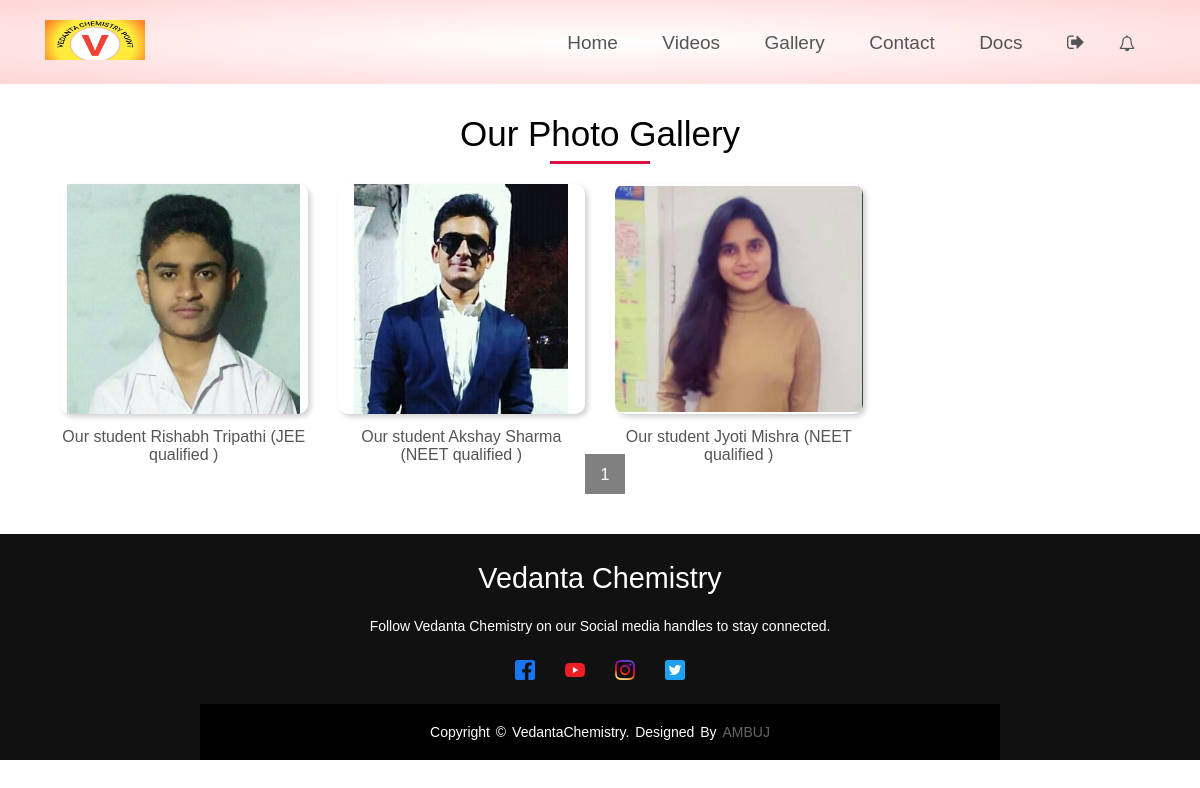
The page /Gallery (signed in) on the database its author committed.
### VedantaChemistry/models.py (models this page shows, shortened)
class Gallery(models.Model):
     file = models.FileField(upload_to='Gallery')
     caption = models.TextField(max_length=50, blank=True, null=True)
     featured = models.BooleanField(default=False)

### VedantaChemistry/views.py (the view)
# urls.py: path('Gallery', views.gallery , name="gallery"),
@login_required(login_url="/Accounts")
def gallery(request):
    notifications = Notification.objects.all()
    count = Notification.objects.count()
    images = Gallery.objects.all()
    paginator = Paginator(images, 8)
    page = request.GET.get('page')
    images = paginator.get_page(page)
    data = {'notifications': notifications,
            'count':count,
            'images' : images
            }
    return render(request,'gallery.html', data)

### Templates/gallery.html (shortened to what this page needs)
{% extends 'base.html' %}
{% load static %}
{% block CSS  %} <link rel="stylesheet" href="{% static 'CSS/gallery.css' %}">{% endblock %}
{% block body %}
    <div class="photos-container">
        <h1>Our Photo Gallery</h1>
        <div class="photo-gallery">
            {% for d in images %}
            <div class="pic">
                <a href="{{d.file.url}}"><img src="{{d.file.url}}" ></a>
                <p>{{d.caption}}</p>
            </div>
            {% endfor %}
        </div>
        <div class="page-btn">
           {% for num in images.paginator.page_range %}
           {% if images.number == num %}
            <span style="background: gray; color:white;">{{num}}</span>
           {% elif num > images.number|add:'-2' and num < images.number|add:'2' %}
           <a href="?page={{num}}"><span>{{num}}</span></a>
           {%endif%}
           {% endfor %}
        </div>
    </div>
{% endblock %}

### Static/CSS/home.css (style rules this page uses)
* { margin: 0; padding: 0; box-sizing: border-box; font-family: sans-serif; }

### Static/CSS/gallery.css (style rules this page uses)
* { margin: 0; padding: 0; box-sizing: border-box; }
.photos-container { width: 100%; margin-bottom: 20px; text-align: center; }
.photos-container h1 { font-weight: normal; font-size: 35px; position: relative; margin: 30px 0; }
h1::before { content: ''; position: absolute; width: 100px; height: 3px; background-color: crimson; bottom: -10px; left: 50%; transform: translateX(-50%); animation: animate 4s linear infinite; }
.photo-gallery { width: 90%; margin: auto; display: grid; grid-template-columns: repeat(4, 1fr); grid-gap: 30px; }
.pic { margin-bottom: 40px; position: relative; height: 230px; border-radius: 10px; box-shadow: 3px 3px 5px lightgray; cursor: pointer; transition: .5s; }
.pic img { width: 100%; height: 100%; border-radius: 10px; transition: .5s; object-fit: contain; }
.pic p { margin: 10px 0 10px 0; text-decoration: none; color: #555; }
.page-btn { margin: 0 auto 40px; }
.page-btn span { display: inline-block; border: 1px solid gray; margin-left: 10px; width: 40px; height: 40px; text-align: center; line-height: 40px; cursor: pointer; }

### rows shown on the page
Gallery: file (picture), caption "Our student Rishabh Tripathi (JEE qualified )"
Gallery: file (picture), caption "Our student Akshay Sharma (NEET qualified )"
Gallery: file (picture), caption "Our student Jyoti Mishra (NEET qualified )"

### other values the page prints
{{ num }} "1"
